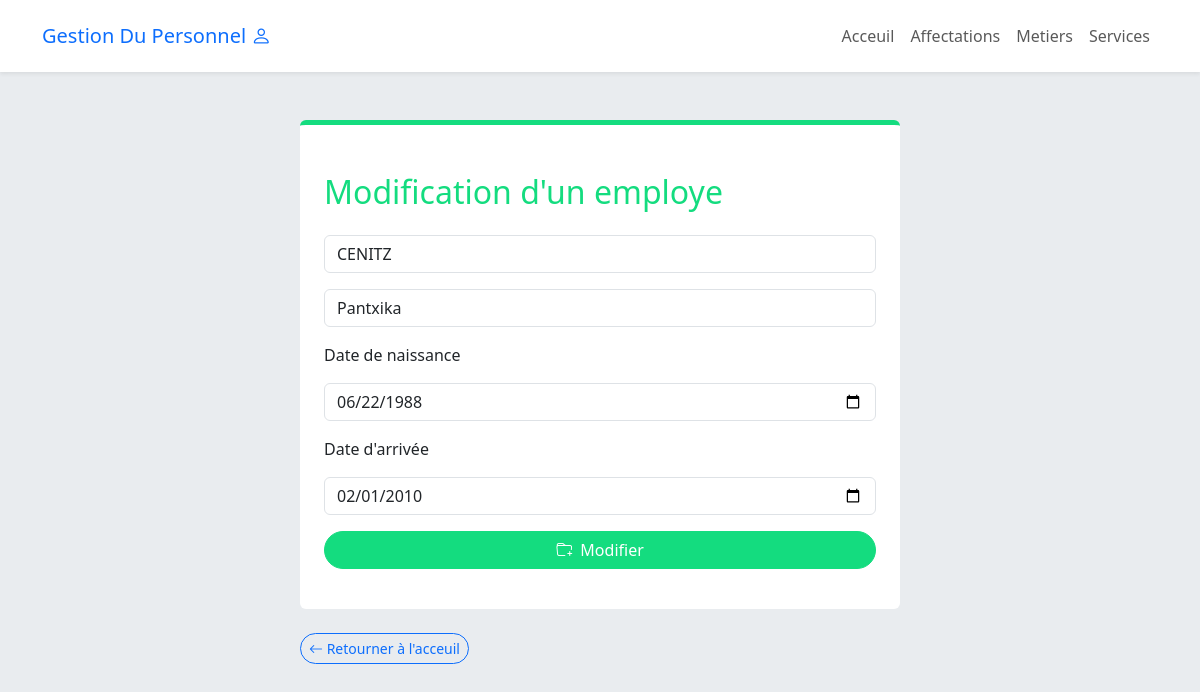
The page /pages/employes/update.php?id=1 on the database its author committed.
### tables this page shows
CREATE TABLE IF NOT EXISTS `employe` (
`id` int(11) NOT NULL,
  `nom` varchar(100) NOT NULL,
  `prenom` varchar(100) NOT NULL,
  `date_naissance` date NOT NULL,
  `date_arrivee` date NOT NULL
);

### app/Security.php (called while the page is built, shortened)
<?php
class Security
{
    public static function secure($data) {
        $data = trim($data);
        $data = stripslashes($data);
        $data = htmlspecialchars($data);
        return $data;
    }
}

### app/CRUD/Read.php (called while the page is built, shortened)
<?php
trait Read
{
    public static function read(int $id) {
        $className = strtolower(self::class);
        $className = substr($className, strrpos($className, '\\') + 1);
        $connex = Database::connect();
        $result = $connex->query("SELECT * FROM $className WHERE id = $id");
        $data = $result->fetch();
        return $data;
    }
}

### controllers/EmployeController.php (called while the page is built, shortened)
<?php
abstract class EmployeController
{
    public static function read(int $id)
    {
        $data = Employe::read($id);
        $error = '';
        return [
            'data' => $data,
            'error' => $error
        ];
    }
}

### pages/employes/update.php (the view, shortened to what this page needs)
<?php
require_once '../layout/header.php';
$id = -1;
if ($_GET && Security::isNumber($_GET['id'])) {
    $id = Security::secure($_GET['id']);
}
$resultat = EmployeController::read($id);
$employe = $resultat['data'];
?>
<?php if ($resultat['error']) : ?>
    <div class="alert alert-danger mx-auto border-0 border-start border-5 border-danger" style="max-width:600px">
        <?= $resultat['error'] ?>
    </div>
<?php else : ?>
    <div class="bg-white mt-4 p-4 border-0 border-top border-5 border-success rounded mx-auto" style="max-width:600px">
        <h2 class="text-success my-4">Modification d'un employe</h2>
        <form action="<?= Security::secure($_SERVER['PHP_SELF']) . '?id='. $id ?> " class="form" method="POST">
            <div class="form-group mb-3">
                <input type="text" name="nom" value="<?= isset($post_data['nom']) ? $post_data['nom'] : Security::secure($employe->nom) ?>" id="nom" class="form-control" placeholder="Votre nom">
            </div>
            <div class="form-group mb-3">
                <input type="text" name="prenom" value="<?= isset($post_data['prenom']) ? $post_data['prenom'] : Security::secure($employe->prenom) ?>" id="prenom" class="form-control" placeholder="Votre prenom">
            </div>
            <div class="form-group mb-3">
                <label for="date_naissance" class="mb-3">Date de naissance</label>
                <input type="date" name="date_naissance" value="<?= isset($post_data['date_naissance']) ? $post_data['date_naissance'] : Security::secure($employe->date_naissance) ?>" id="date_naissance" class="form-control">
            </div>
            <div class="form-group mb-3">
                <label for="date_arrivee" class="mb-3">Date d'arrivée</label>
                <input type="date" name="date_arrivee" value="<?= isset($post_data['date_arrivee']) ? $post_data['date_arrivee'] : Security::secure($employe->date_arrivee) ?>" id="date_arrivee" class="form-control">
            </div>
            <div class="form-group mb-3">
                <button type="submit" name="update" value="update" class="btn w-100 btn-success rounded-pill"><i class="bi-folder-plus me-1"></i> Modifier</button>
            </div>
        </form>
    </div>
<?php endif ?>
<div class="my-4 mx-auto" style="max-width:600px">
    <a href="/" class="btn btn-sm btn-outline-primary rounded-pill"><i class="bi-arrow-left"></i>  Retourner à l'acceuil</a>
</div>
<?php require_once '../layout/footer.php' ?>

### assets/css/style.css (style rules this page uses)
body { background: var(--bs-gray-200); }
.btn-success { background-color: #14DC7F; border-color: #14DC7F; }
.border-success { border-color: #14DC7F!important; }
.text-success { color: #14DC7F !important; }

### rows shown on the page
employe: nom "CENITZ", prenom "Pantxika", date_naissance "06/22/1988", date_arrivee "02/01/2010"
